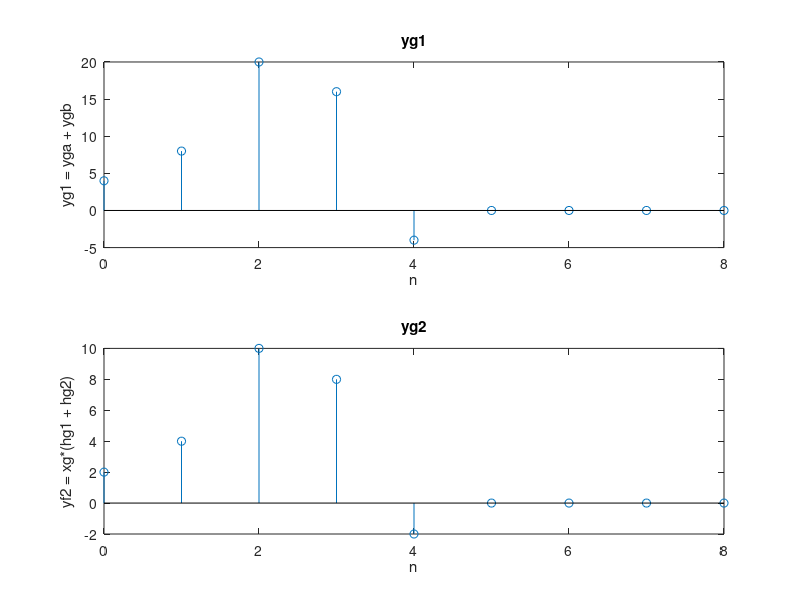

The MATLAB script that drew this image:
n = 0:4;
x = [1 zeros(1,4)];
hg2 = [0 2 5 4 -1];
xg = 2.*x;

yga = xg.^2;
ygb = conv(yga,hg2);
nygb = 0:8;
yg1 = [yga zeros(1,4)] + ygb;
nyg1 = 0:8;

hg1 = x.^2;
hparallel = hg1 + hg2;
yg2 = conv(xg,hparallel);
nyg2 = 0:8;

subplot(2,1,1),stem(nyg1,yg1),axis([0,8,ylim])
xlabel('n');ylabel('yg1 = yga + ygb');title('yg1');
subplot(2,1,2),stem(nyg2,yg2),axis([0,8,ylim])
xlabel('n');ylabel('yf2 = xg*(hg1 + hg2)');title('yg2');
